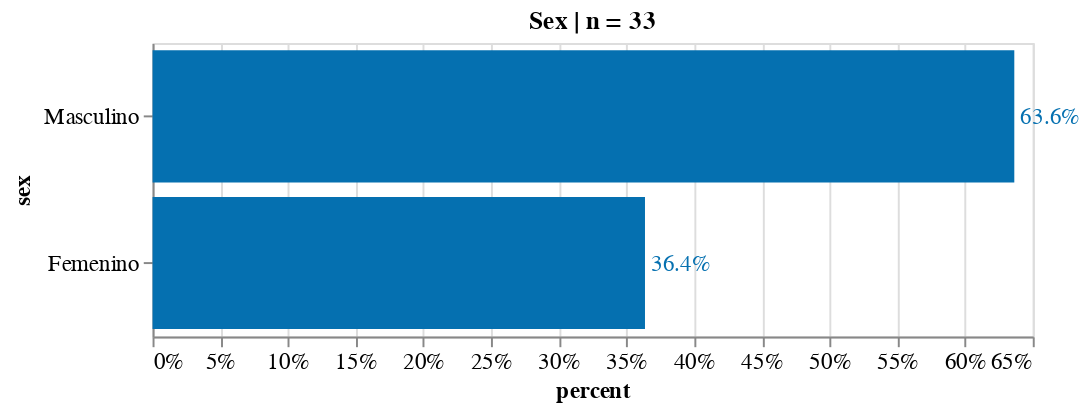

The notebook cell this image was saved under:
### Markdown cell above
## Demographics

### Code cell
source = count_freq_labels(df, X="sex") 
title = 'Sex | n = '+ source['counts'].sum().astype(str)
X, Y = 'percent:Q', 'sex:N'
w, h= 450, 150
txs, ls, ts = 12, 12, 12

chart_sex = simple_per_bar(
    source, title=title, X=X, Y=Y, \
    width=w, height=h, \
    text_size = txs, label_size = ls, title_size=ts)

chart_sex.display(renderer='svg')

### Figure 1 — Vega-Lite specification as saved in the notebook (floating-point values rounded to 4 significant figures)
{"config": {"view": {"continuousWidth": 400, "continuousHeight": 300}, "axis": {"labelFontSize": 12, "titleFontSize": 12}}, "layer": [{"mark": "bar", "encoding": {"color": {"condition": {"value": "orange", "test": "(datum.emotion === null)"}, "value": "#0570b0"}, "x": {"type": "quantitative", "axis": {"format": ".0%"}, "field": "percent"}, "y": {"type": "nominal", "field": "sex", "sort": "-x"}}, "title": "Sex | n = 33"}, {"mark": {"type": "text", "align": "left", "baseline": "middle", "dx": 3, "fontSize": 12}, "encoding": {"color": {"condition": {"value": "orange", "test": "(datum.emotion === null)"}, "value": "#0570b0"}, "text": {"type": "quantitative", "field": "percent", "format": ".1%"}, "x": {"type": "quantitative", "axis": {"format": ".0%"}, "field": "percent"}, "y": {"type": "nominal", "field": "sex", "sort": "-x"}}, "title": "Sex | n = 33"}], "data": {"name": "data-2236b16d620f8d66a1496f2547683392"}, "height": 150, "width": 450, "$schema": "https://vega.github.io/schema/vega-lite/v4.8.1.json", "datasets": {"data-2236b16d620f8d66a1496f2547683392": [{"counts": 21, "sex": "Masculino", "percent": 0.6364}, {"counts": 12, "sex": "Femenino", "percent": 0.3636}]}}
